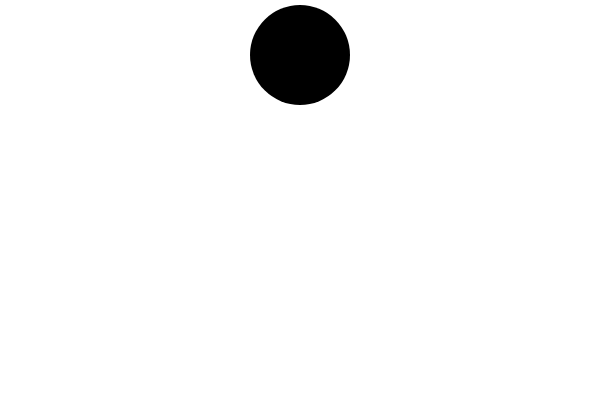
Frame 1 (no input)
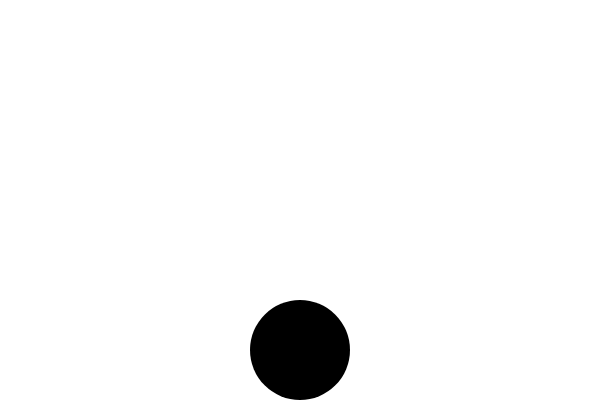
Frame 60 (no input)
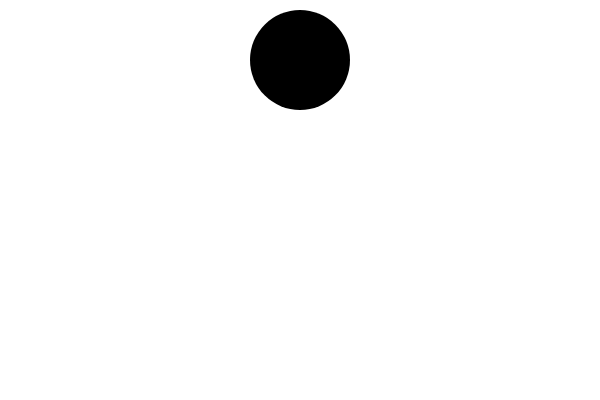
Frame 120 (the mouse pressed at the canvas centre since frame 60)

The p5.js sketch that drew these frames (run headless with seeded random() and noise() and a simulated clock; from frame 60 on, the mouse is pressed at the canvas centre):

// p5.js sketch
// ── sketch.js
var d = 100;
var y = d/2;
var speed = 5;

function setup() {
  createCanvas(600, 400);
  background(255);
  noStroke();
  colorMode(HSB, 360, 100, 100, 100);
}

function draw() {
  background(360);
  // Increase the location of y by speed every frame
  y = y + speed;
  if ((y > height - d/2) || (y < d/2)) {
    // If the object reaches the bottom or top reverse movement
    speed = speed * -1;
  }

  // Display circle at y location
  fill(0);
  ellipse(width/2, y, d, d);
}
